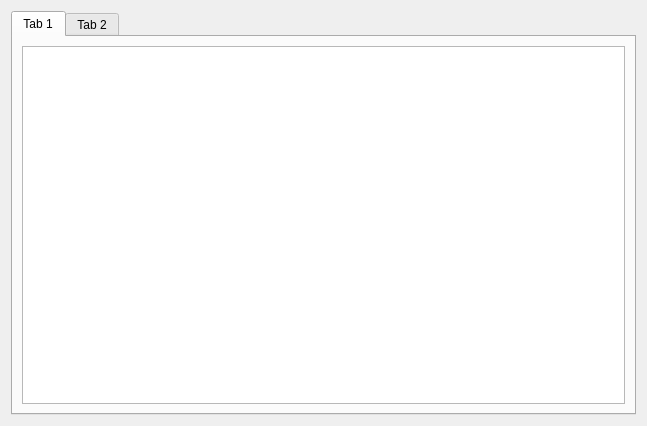
<?xml version="1.0" encoding="UTF-8"?>
<ui version="4.0">
 <class>Form</class>
 <widget class="QWidget" name="Form">
  <property name="geometry">
   <rect>
    <x>0</x>
    <y>0</y>
    <width>647</width>
    <height>426</height>
   </rect>
  </property>
  <property name="windowTitle">
   <string>Form</string>
  </property>
  <layout class="QVBoxLayout" name="verticalLayout_3">
   <item>
    <widget class="QTabWidget" name="tabWidget">
     <property name="currentIndex">
      <number>0</number>
     </property>
     <widget class="QWidget" name="tab">
      <attribute name="title">
       <string>Tab 1</string>
      </attribute>
      <layout class="QVBoxLayout" name="verticalLayout">
       <item>
        <widget class="QTableView" name="tableView"/>
       </item>
      </layout>
     </widget>
     <widget class="QWidget" name="tab_2">
      <attribute name="title">
       <string>Tab 2</string>
      </attribute>
      <layout class="QVBoxLayout" name="verticalLayout_2">
       <item>
        <widget class="QTableView" name="tableView_2">
         <property name="editTriggers">
          <set>QAbstractItemView::AllEditTriggers</set>
         </property>
        </widget>
       </item>
      </layout>
     </widget>
    </widget>
   </item>
  </layout>
 </widget>
 <resources/>
 <connections/>
</ui>
